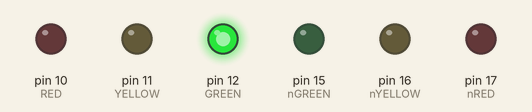
This sketch was run on a simulated Arduino Uno, built with avr-gcc and run on an emulated ATmega328P. On the bench: output pins drawn as LEDs (lit = HIGH).

Above: at 0.1 s.
At 7.1 s:
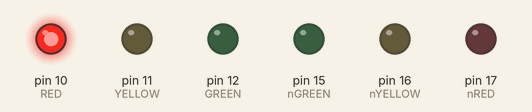
At 12.1 s:
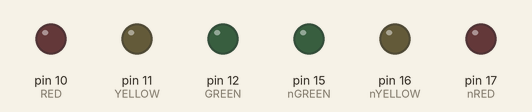
At 19.0 s:
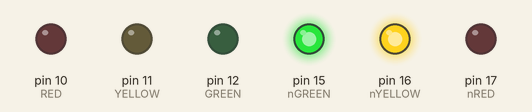
At 24.1 s:
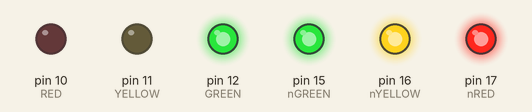
At 36.1 s:
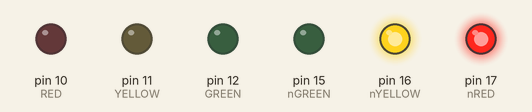
Timing chart, 0 to 37.6 s (numbered marks = the images above):
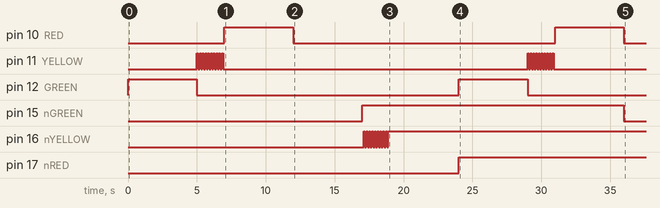

Measured:
- by itself, pin 10 (RED), pin 12 (GREEN): alternates HIGH for 5.0 s and LOW for 19.0 s
- by itself, pin 11 (YELLOW): goes 9 × (HIGH 0.10 s, LOW 0.10 s), HIGH 0.10 s, LOW 22.1 s, 9 × (HIGH 0.10 s, LOW 0.10 s), HIGH 0.10 s, then LOW
- by itself, pin 15 (nGREEN): LOW → HIGH at 17.0 s, → LOW 19.0 s later
- by itself, pin 16 (nYELLOW): LOW → HIGH at 17.1 s, → LOW 0.10 s later, → HIGH 0.10 s later, → LOW 0.10 s later, … (19 changes in this stretch)
- by itself, pin 17 (nRED): LOW → HIGH at 24.0 s

The sketch:

Lab1.ino
```cpp
int RED = 10;
int GREEN = 12;
int YELLOW = 11;
int nRED = 17;
int nGREEN = 15;
int nYELLOW = 16;
bool on=HIGH;

void setup() {
  pinMode(RED,OUTPUT);
  pinMode(GREEN,OUTPUT);
  pinMode(YELLOW,OUTPUT);
  pinMode(nRED,OUTPUT);
  pinMode(nGREEN,OUTPUT);
  pinMode(nYELLOW,OUTPUT);
}

void loop() {
  digitalWrite(GREEN,on);
  delay(5000);
  digitalWrite(GREEN,!on);
  for(int i=0;i<10;i++){
    digitalWrite(YELLOW,on);
    delay(100);
    digitalWrite(YELLOW,!on);
    delay(100);
  }
  digitalWrite(RED,on);
  delay(5000);
  digitalWrite(RED,!on);

  digitalWrite(nGREEN,!on);
  delay(5000);
  digitalWrite(nGREEN,on);
  for(int i=0;i<10;i++){
    digitalWrite(nYELLOW,!on);
    delay(100);
    digitalWrite(nYELLOW,on);
    delay(100);
  }

  digitalWrite(nRED,!on);
  delay(5000);
  digitalWrite(nRED,on);
}
```
